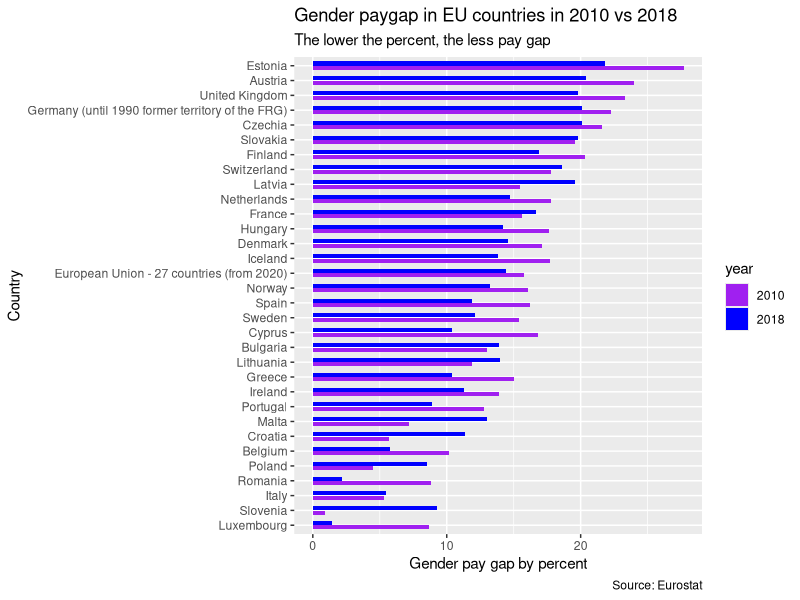
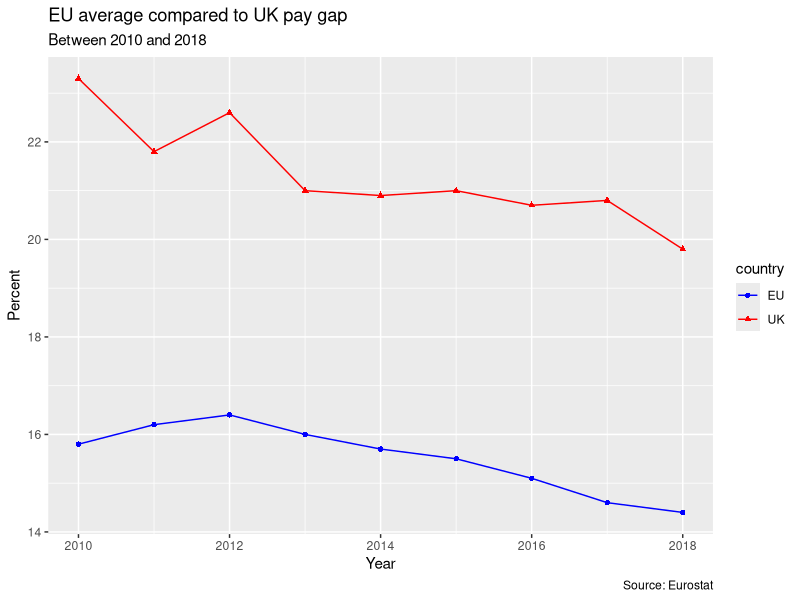

Generate these figures, in order, with R:
## ---- chunk 1
knitr::opts_chunk$set(echo = TRUE, warning = FALSE)
library(tidyverse)
library(here)
library(ggplot2)
## ---- chunk 2
### reading and viewing the first original data
setwd("~/Documents/psy6422_visual_data_Assignment")
df <- read_csv(here("data","raw", "genderpaygap_raw_data.csv"))
#view first lines of original data 
head(df, n = 10)
## ---- chunk 3
#organize data to remove NA and unnecessary rows  
df1 <- df[1,1]
df1 <- df[2,1]
df1 <- df[,-1]
df1 <- df[]
df1 <- c(1:10)
df1 <- df[-c(1:9),]
df1 <- seq(3,21,2)
df1 <- df[-c(33:46),]

df1 <- df[-c(1:9,42:55 ),-seq(3,23,2)]
## ---- chunk 4
#renaming the columns of the original data set
colnames(df1) <- c("country", "2010" , "2011" , "2012" , "2013" , "2014" , "2015" , "2016" , "2017" , "2018" , "2019" , "2020")
## ---- chunk 5
#changign the data from each year to numeric from character 
df1$`2010` <- as.numeric(df1$`2010`)
df1$`2011` <- as.numeric(df1$`2011`)
df1$`2012` <- as.numeric(df1$`2012`)
df1$`2013` <- as.numeric(df1$`2013`)
df1$`2014` <- as.numeric(df1$`2014`)
df1$`2015` <- as.numeric(df1$`2015`)
df1$`2016` <- as.numeric(df1$`2016`)
df1$`2017` <- as.numeric(df1$`2017`)
df1$`2018` <- as.numeric(df1$`2018`)
df1$`2019` <- as.numeric(df1$`2019`)
df1$`2020` <- as.numeric(df1$`2020`)
## ---- chunk 6
#changing column names to fit with rbind
colnames(df1) <- c("country", "data" , "2011" , "2012" , "2013" , "2014" , "2015" , "2016" , "2017" , "data" , "2019" , "2020")
df2 <- rbind(df1[ ,c(1,2)] , df1[ , c(1,10)])
df2$year <- 2010
df2$year[c(33:64)] <- 2018 
#changing year into character from numeric
df2$year <- as.character(df2$year)
head(df2)
## ---- chunk 7
#Bar chart representing the gender pay gap between the earliest year, 2010 and the latest date including UK data, 2018. 
ggplot(data = df2, aes(x = reorder(country , `data`) , y = `data` , fill = year)) + coord_flip() + geom_col(width = 0.6 , position = position_dodge2(preserve = "single" , width = 0.8)) +scale_fill_manual(values= c("purple" , "blue"))+ labs(title = "Gender paygap in EU countries in 2010 vs 2018" , subtitle =  "The lower the percent, the less pay gap", caption = "Source: Eurostat" , x = "Country", y = "Gender pay gap by percent") 
## ---- chunk 8
#changing column names to fit with rbind
colnames(df1) <- c("country", "2010" , "2011" , "2012" , "2013" , "2014" , "2015" , "2016" , "2017" , "2018" , "2019" , "2020")
#rbind to new dataset
df3 <- data.frame(country="EU",
                  data=c(as.numeric(df1[1 , c(2:10)]),as.numeric(df1[32 ,  c(2:10)])),
                  year=c(2010:2018,2010:2018))
df3$country[c(10:18)] <- "UK"
head(df3)
## ---- chunk 9
#graph comparing the average EU data vs UK from 2010 to 2018
ggplot(data = df3 , aes(x = year , y = data , shape = country , color = country)) + geom_point() + labs(title = "EU average compared to UK pay gap" , subtitle = "Between 2010 and 2018" , caption = "Source: Eurostat" , x = "Year" , y = "Percent") +scale_color_manual(values = c("blue" , "red")) + geom_line()
